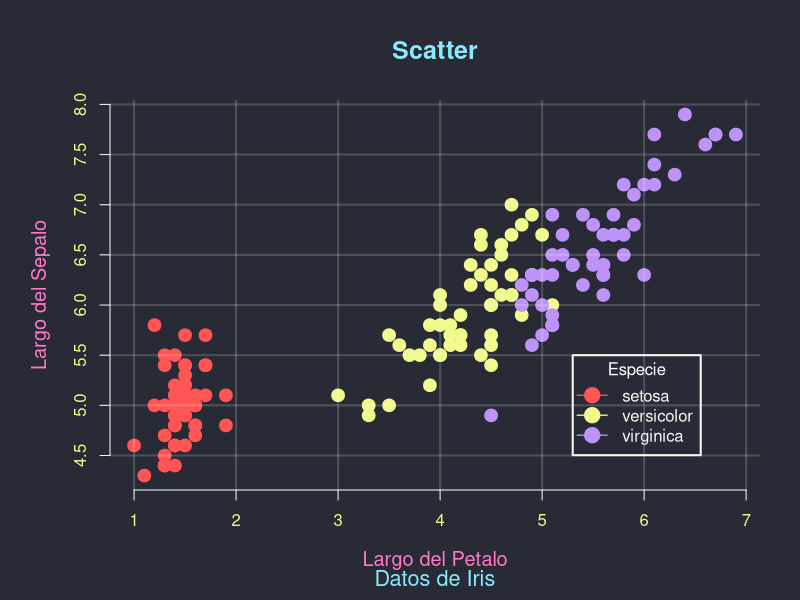
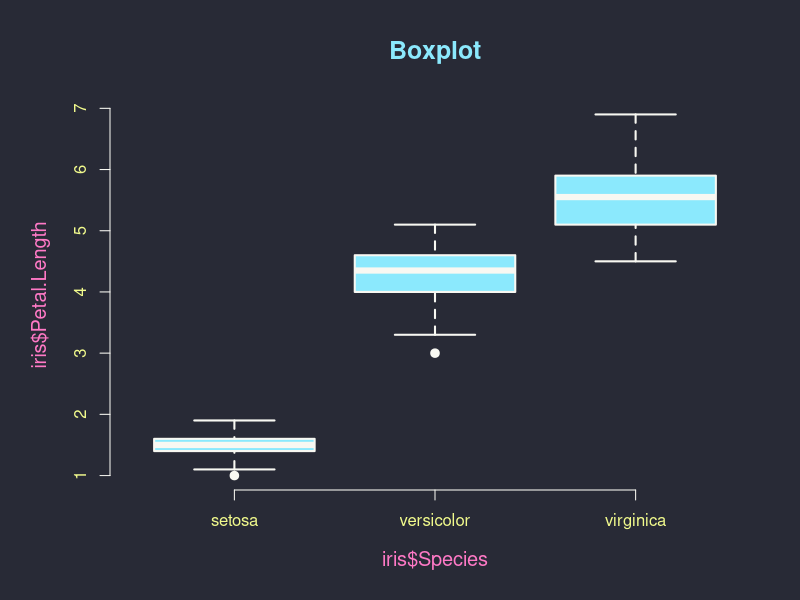
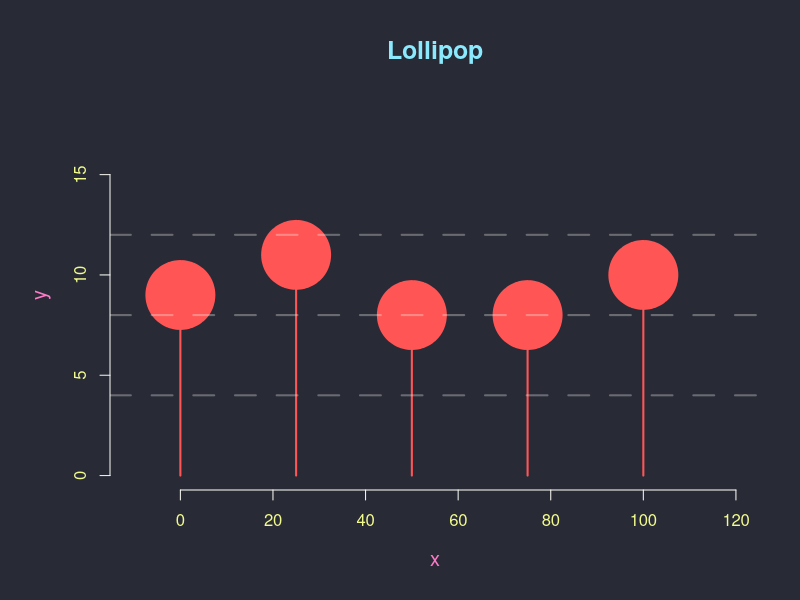
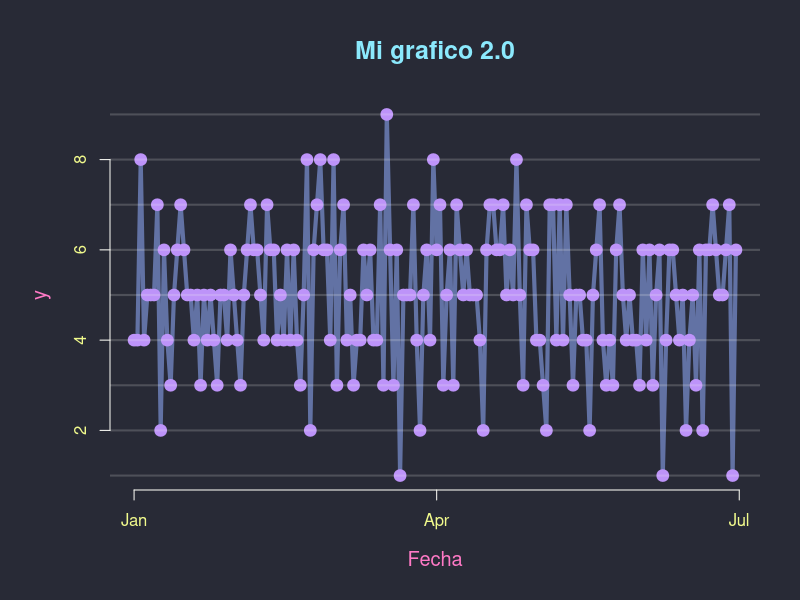
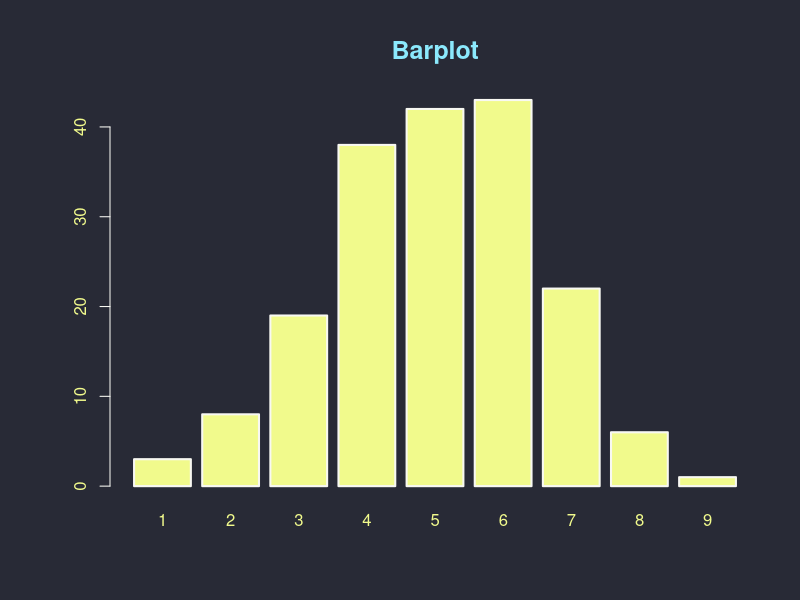

Write the R code that produced these figures, in order.
## Vamos a crear un tema famoso "Dracula", que es populas en editores de codigo.
## usaremes la paleta de colores: https://github.com/dracula/dracula-theme 


dracol <- c(     "#282a36",  # 1.Background
                 "#f8f8f2",  # 2.Foreground
                 "#6272a4",  # 3.comment
                 "#ff5555",  # 4.red
                 "#f1fa8c",  # 5.yellow
                 "#bd93f9",  # 6.purple
                 "#ff79c6",  # 7.pink
                 "#ffb86c",  # 8.orange
                 "#50fa7b",  # 9.green
                 "#8be9fd"   # 10.cian
                )

dracula <- function() par(bg = dracol[1],
                          fg = dracol[2],
                          col.main = dracol[10],
                          col.axis = dracol[5], 
                          col.lab = dracol[7] , 
                          col.sub = dracol[10],
                          mar = c(5.5,5.5,5,2),
                          family = "sans", 
                          bty = "n",
                          cex.lab = 1.2,
                          cex.main = 1.5,
                          cex.sub = 1.3,
                          pch = 19,
                          lwd = 2,
                          col = dracol[4]
)

size_norm <- function() options(repr.plot.width=7, repr.plot.height=7)


dracula()

plot(iris$Petal.Length, iris$Sepal.Length, col = dracol[4:6][as.integer(iris$Species)], 
    lwd = 6, pch = 19, main = "Scatter",
    xlab = "Largo del Petalo", ylab = "Largo del Sepalo", sub = "Datos de Iris")

legend(5.3,5.5, col = dracol[4:6], legend = unique(iris$Species), pch = 19 , lwd = 1.3, 
       title = "Especie", title.col = "white", text.col = dracol[2], pt.cex = 2)

grid(col = "#f8f8f230" , lty = "solid")

dracula()
boxplot(iris$Petal.Length ~ iris$Species, col = dracol[10], main = "Boxplot", boder = dracol[7])


dracula()

x <- seq(0, 100, by = 25)
y <- rbinom( length(x), 20, 1/2 )

plot(x, y, type = "h", xlim = c(-10, 120), ylim = c(0, 18), main ="Lollipop" )
points(x, y, lwd = 60)
abline(h = c(4, 8, 12), col = "#f8f8f250", lty = "aa")


dracula()
options(repr.plot.width=15, repr.plot.height=8)

x <- seq(as.Date("2020-01-01"), as.Date("2020-06-30"), by = 1 )
n <- length(x)
y <- rbinom(n, 10, 1/2)

plot(x, y,type = "l", main = "Mi grafico 2.0", xlab = "Fecha", lwd = 4, col = dracol[3])
points(x, y, lwd = 5, col = dracol[6])
abline(h = c(1:10), col = "#f8f8f230")


dracula()
size_norm()
barplot(table(y), col = dracol[5], main = "Barplot")



